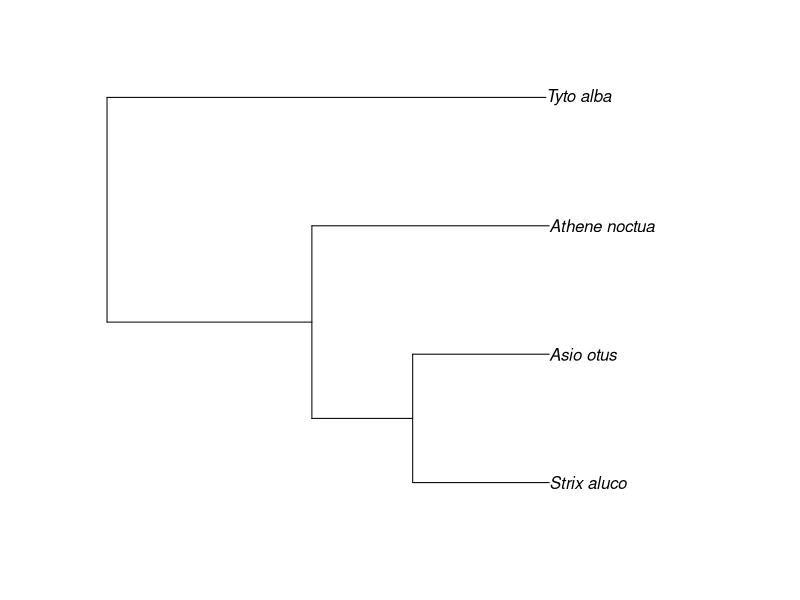
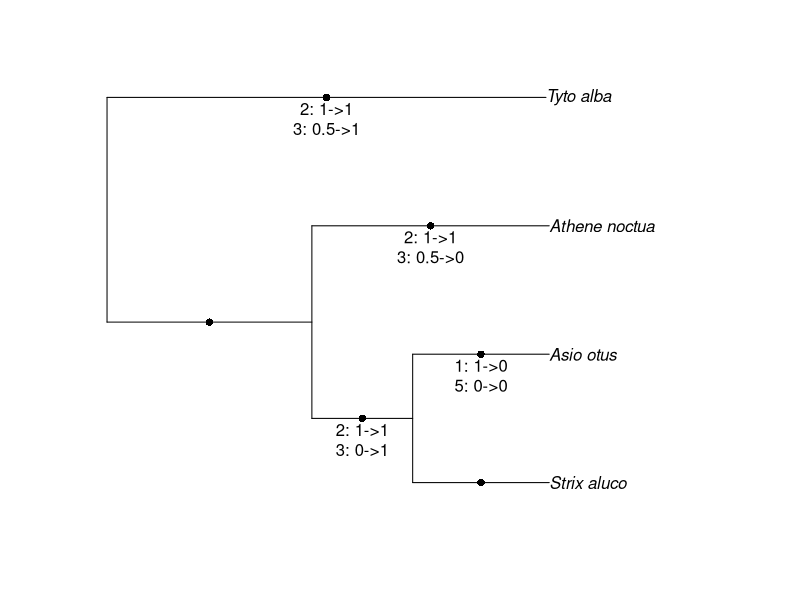

Write R code to recreate these figures, in order.
library(phytools)
library(phangorn)


# make fake data
s <- "owls(((Strix_aluco:4.2,Asio_otus:4.2):3.1,Athene_noctua:7.3):6.3,Tyto_alba:13.5);"
testT <- read.tree(text=s)
testChar <- rbind(
			c(1,0,1,1,0), 
			c(1,1,0,1,0), 
			c(0,0,1,1,1), 
			c(1,1,0,1,0)
			)
rownames(testChar) <- testT$tip.label

# convert fake data to phyDat format for phangorn
testPhy <- as.phyDat(testChar, type="USER", levels=c(0,1))

# scale tree by characer change number. We'll use this later for plotting
rescaled <- acctran(testT, testPhy)

# use acctran to get ancestral states
aceTree <- pace(testT, testPhy, "ACCTRAN", return="prob")

# convert to a change matrix
changeMat <- matrix(nrow=length(aceTree), ncol=ncol(testChar))
for (i in 1:length(aceTree))	{
	changeMat[i,] <-  aceTree[[i]][,2]
}
rownames(changeMat) <- 1:nrow(changeMat)

# extract edge matarix
eMat <- rescaled$edge

# get characters of ancestor and descendent of each edge
Ancest <- changeMat[as.character(eMat[,1]),]
Descend <- changeMat[as.character(eMat[,2]),]

# make the phylo
plot(testT)

# extract some plotting parameters
#plot(rescaled)
#obj <- get("last_plot.phylo", envir = .PlotPhyloEnv)
#Heights <- nodeHeights(rescaled)

plot(testT)
edgelabels(bg=NULL, frame="none", pch=16)
# find which characters change on each edge
for (i in 1:nrow(eMat))	{
	# find which characters changed (which ancestor states != descendent states for each edge)
	changeVec <- Ancest[i,] - Descend[i,]
	Chars <- which(abs(changeVec) > 0)
	# if any change happened..
	if (length(Chars) > 0)	{
		Reformat <- sapply(1:length(Chars), function(x) paste(Chars[x], ": ", Ancest[i,x], "->", Descend[i,x], sep=""))
		edgelabels(i, bg=NULL, frame="none", text=paste(Reformat, collapse="\n"), pos=1)

		# couldn't get the below to work, but it's the general idea. Can look up old code I wrote to stick labels on edges in specific places later if you can't get a satisfactory look
#		XX <- (obj$xx[rescaled$edge[i,2]] - obj$xx[rescaled$edge[i,1]]) / length(Chars)
		# add the change on the tree on the right branch
#		for (j in 1:length(Chars))	{
#			cat(obj$xx[rescaled$edge[i,1]] - Heights[i,1])
			# need to add something here for branches with multiple changes, not sure what
#			points(obj$xx[rescaled$edge[i,1]], obj$yy[rescaled$edge[i,2]], pch=16)
#			text(obj$xx[rescaled$edge[i,1]], obj$yy[rescaled$edge[i,2]], pos = 3,
#				paste(Chars[j],": ", Ancest[i,Chars[j]], "->", Descend[i,Chars[j]], sep="")
#				)
#		}
	}

}
